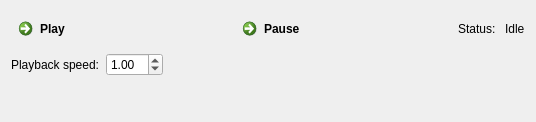
<?xml version="1.0" encoding="UTF-8"?>
<ui version="4.0">
 <class>Logging</class>
 <widget class="QWidget" name="Logging">
  <property name="geometry">
   <rect>
    <x>0</x>
    <y>0</y>
    <width>536</width>
    <height>122</height>
   </rect>
  </property>
  <property name="sizePolicy">
   <sizepolicy hsizetype="Preferred" vsizetype="Preferred">
    <horstretch>100</horstretch>
    <verstretch>80</verstretch>
   </sizepolicy>
  </property>
  <property name="minimumSize">
   <size>
    <width>100</width>
    <height>80</height>
   </size>
  </property>
  <property name="windowTitle">
   <string>Form</string>
  </property>
  <layout class="QVBoxLayout" name="verticalLayout_2">
   <item>
    <layout class="QVBoxLayout" name="verticalLayout" stretch="0,0">
     <item>
      <layout class="QHBoxLayout" name="horizontalLayout" stretch="2,2,0,0">
       <property name="sizeConstraint">
        <enum>QLayout::SetNoConstraint</enum>
       </property>
       <item>
        <widget class="QCommandLinkButton" name="playButton">
         <property name="sizePolicy">
          <sizepolicy hsizetype="MinimumExpanding" vsizetype="Preferred">
           <horstretch>30</horstretch>
           <verstretch>0</verstretch>
          </sizepolicy>
         </property>
         <property name="minimumSize">
          <size>
           <width>30</width>
           <height>0</height>
          </size>
         </property>
         <property name="text">
          <string>Play</string>
         </property>
         <property name="icon">
          <iconset resource="../notify/res.qrc">
           <normaloff>:/notify/images/play.png</normaloff>:/notify/images/play.png</iconset>
         </property>
        </widget>
       </item>
       <item>
        <widget class="QCommandLinkButton" name="pauseButton">
         <property name="sizePolicy">
          <sizepolicy hsizetype="MinimumExpanding" vsizetype="Preferred">
           <horstretch>30</horstretch>
           <verstretch>0</verstretch>
          </sizepolicy>
         </property>
         <property name="minimumSize">
          <size>
           <width>30</width>
           <height>0</height>
          </size>
         </property>
         <property name="text">
          <string>Pause</string>
         </property>
         <property name="icon">
          <iconset resource="../notify/res.qrc">
           <normaloff>:/notify/images/stop.png</normaloff>:/notify/images/stop.png</iconset>
         </property>
        </widget>
       </item>
       <item>
        <widget class="QLabel" name="label">
         <property name="text">
          <string>Status: </string>
         </property>
        </widget>
       </item>
       <item>
        <widget class="QLabel" name="statusLabel">
         <property name="text">
          <string>Idle</string>
         </property>
        </widget>
       </item>
      </layout>
     </item>
     <item>
      <layout class="QHBoxLayout" name="horizontalLayout_2">
       <item>
        <widget class="QLabel" name="label_2">
         <property name="text">
          <string>Playback speed:</string>
         </property>
        </widget>
       </item>
       <item>
        <widget class="QDoubleSpinBox" name="playbackSpeed">
         <property name="maximum">
          <double>10.000000000000000</double>
         </property>
         <property name="singleStep">
          <double>0.100000000000000</double>
         </property>
         <property name="value">
          <double>1.000000000000000</double>
         </property>
        </widget>
       </item>
       <item>
        <spacer name="horizontalSpacer">
         <property name="orientation">
          <enum>Qt::Horizontal</enum>
         </property>
         <property name="sizeHint" stdset="0">
          <size>
           <width>40</width>
           <height>20</height>
          </size>
         </property>
        </spacer>
       </item>
      </layout>
     </item>
    </layout>
   </item>
   <item>
    <spacer name="verticalSpacer">
     <property name="orientation">
      <enum>Qt::Vertical</enum>
     </property>
     <property name="sizeHint" stdset="0">
      <size>
       <width>20</width>
       <height>40</height>
      </size>
     </property>
    </spacer>
   </item>
  </layout>
 </widget>
 <resources>
  <include location="../notify/res.qrc"/>
 </resources>
 <connections/>
</ui>
